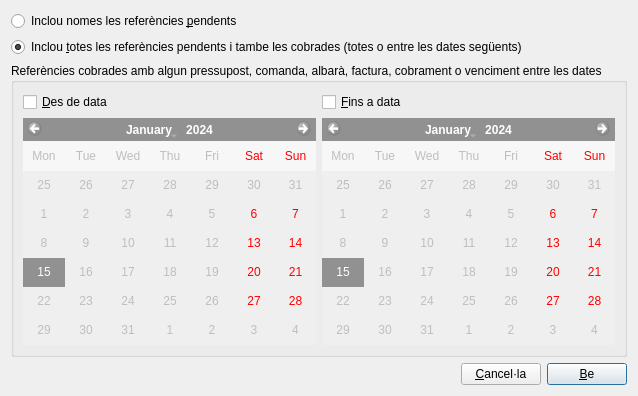
<ui version="4.0" >
 <class>Dialog</class>
 <widget class="QDialog" name="Dialog" >
  <property name="geometry" >
   <rect>
    <x>0</x>
    <y>0</y>
    <width>638</width>
    <height>396</height>
   </rect>
  </property>
  <property name="windowTitle" >
   <string>Opcions per a l'informe de vendes de les referències de client/a</string>
  </property>
  <property name="exportaRML" stdset="0" >
   <stringlist>
    <string>usaDesde.checked</string>
    <string>usaHasta.checked</string>
    <string>desde.selectedDate</string>
    <string>hasta.selectedDate</string>
    <string>pendientes.checked</string>
   </stringlist>
  </property>
  <layout class="QVBoxLayout" name="verticalLayout" >
   <property name="sizeConstraint" >
    <enum>QLayout::SetMaximumSize</enum>
   </property>
   <item>
    <widget class="QRadioButton" name="mui_pendientes" >
     <property name="text" >
      <string>Inclou nomes les referències &amp;pendents</string>
     </property>
    </widget>
   </item>
   <item>
    <widget class="QRadioButton" name="mui_todos" >
     <property name="text" >
      <string>Inclou &amp;totes les referències pendents i tambe les cobrades (totes o entre les dates següents)</string>
     </property>
     <property name="checked" >
      <bool>true</bool>
     </property>
    </widget>
   </item>
   <item>
    <widget class="QGroupBox" name="groupBox" >
     <property name="title" >
      <string>Referències cobrades amb algun pressupost, comanda, albarà, factura, cobrament o venciment entre les dates</string>
     </property>
     <layout class="QGridLayout" name="gridLayout_3" >
      <item row="0" column="0" >
       <layout class="QGridLayout" name="gridLayout" >
        <property name="sizeConstraint" >
         <enum>QLayout::SetMaximumSize</enum>
        </property>
        <item row="2" column="1" >
         <widget class="QCalendarWidget" name="mui_hasta" >
          <property name="enabled" >
           <bool>false</bool>
          </property>
          <property name="firstDayOfWeek" >
           <enum>Qt::Monday</enum>
          </property>
          <property name="verticalHeaderFormat" >
           <enum>QCalendarWidget::NoVerticalHeader</enum>
          </property>
         </widget>
        </item>
        <item row="2" column="0" >
         <widget class="QCalendarWidget" name="mui_desde" >
          <property name="enabled" >
           <bool>false</bool>
          </property>
          <property name="firstDayOfWeek" >
           <enum>Qt::Monday</enum>
          </property>
          <property name="selectionMode" >
           <enum>QCalendarWidget::SingleSelection</enum>
          </property>
          <property name="verticalHeaderFormat" >
           <enum>QCalendarWidget::NoVerticalHeader</enum>
          </property>
          <property name="dateEditEnabled" >
           <bool>true</bool>
          </property>
         </widget>
        </item>
        <item row="1" column="1" >
         <widget class="QCheckBox" name="mui_usaHasta" >
          <property name="text" >
           <string>&amp;Fins a data</string>
          </property>
         </widget>
        </item>
        <item row="1" column="0" >
         <widget class="QCheckBox" name="mui_usaDesde" >
          <property name="text" >
           <string>&amp;Des de data</string>
          </property>
         </widget>
        </item>
       </layout>
      </item>
     </layout>
    </widget>
   </item>
   <item>
    <layout class="QGridLayout" name="gridLayout_2" >
     <item row="0" column="2" >
      <widget class="QPushButton" name="mui_aceptar" >
       <property name="text" >
        <string>&amp;Be</string>
       </property>
       <property name="default" >
        <bool>true</bool>
       </property>
      </widget>
     </item>
     <item row="0" column="1" >
      <widget class="QPushButton" name="mui_cancelar" >
       <property name="text" >
        <string>&amp;Cancel·la</string>
       </property>
      </widget>
     </item>
     <item row="0" column="0" >
      <spacer name="horizontalSpacer" >
       <property name="orientation" >
        <enum>Qt::Horizontal</enum>
       </property>
       <property name="sizeType" >
        <enum>QSizePolicy::Expanding</enum>
       </property>
       <property name="sizeHint" stdset="0" >
        <size>
         <width>40</width>
         <height>9</height>
        </size>
       </property>
      </spacer>
     </item>
    </layout>
   </item>
  </layout>
  <action name="actionDesde" >
   <property name="text" >
    <string>desde</string>
   </property>
  </action>
  <zorder>mui_todos</zorder>
  <zorder>verticalLayoutWidget</zorder>
  <zorder>mui_pendientes</zorder>
  <zorder>horizontalLayoutWidget</zorder>
  <zorder>horizontalLayoutWidget_2</zorder>
  <zorder>mui_aceptar</zorder>
  <zorder>mui_cancelar</zorder>
  <zorder>groupBox</zorder>
  <zorder>gridLayoutWidget</zorder>
 </widget>
 <tabstops>
  <tabstop>mui_pendientes</tabstop>
  <tabstop>mui_todos</tabstop>
  <tabstop>mui_usaDesde</tabstop>
  <tabstop>mui_desde</tabstop>
  <tabstop>mui_usaHasta</tabstop>
  <tabstop>mui_hasta</tabstop>
  <tabstop>mui_aceptar</tabstop>
  <tabstop>mui_cancelar</tabstop>
 </tabstops>
 <resources/>
 <connections>
  <connection>
   <sender>mui_pendientes</sender>
   <signal>toggled(bool)</signal>
   <receiver>groupBox</receiver>
   <slot>setDisabled(bool)</slot>
   <hints>
    <hint type="sourcelabel" >
     <x>125</x>
     <y>20</y>
    </hint>
    <hint type="destinationlabel" >
     <x>333</x>
     <y>234</y>
    </hint>
   </hints>
  </connection>
  <connection>
   <sender>mui_usaDesde</sender>
   <signal>toggled(bool)</signal>
   <receiver>mui_desde</receiver>
   <slot>setEnabled(bool)</slot>
   <hints>
    <hint type="sourcelabel" >
     <x>174</x>
     <y>103</y>
    </hint>
    <hint type="destinationlabel" >
     <x>174</x>
     <y>256</y>
    </hint>
   </hints>
  </connection>
  <connection>
   <sender>mui_usaHasta</sender>
   <signal>toggled(bool)</signal>
   <receiver>mui_hasta</receiver>
   <slot>setEnabled(bool)</slot>
   <hints>
    <hint type="sourcelabel" >
     <x>486</x>
     <y>103</y>
    </hint>
    <hint type="destinationlabel" >
     <x>486</x>
     <y>256</y>
    </hint>
   </hints>
  </connection>
 </connections>
</ui>
